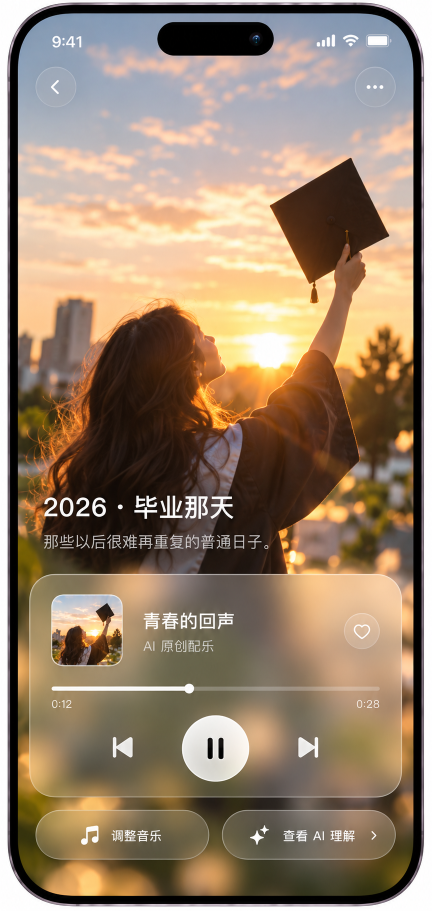
#> input picture designs/ui/05-沉浸式播放页.png, 863 x 1822 px (shown at 1/2 size)
$ python extract-design-assets.py
#> lines starting #> are read from the running program, lines starting #| are printed output that depends on the picture
"""Extract only photographic regions from the existing PNG designs."""
from pathlib import Path
from PIL import Image

root = Path(__file__).resolve().parents[1]
source = root / 'designs/ui'
target = root / 'public/images/memories'
target.mkdir(parents=True, exist_ok=True)
regions = {
    'graduation': ('05-沉浸式播放页.png', (107, 1200, 242, 1331)),
    'travel': ('08-我的音乐记忆页.png', (84, 702, 332, 875)),
    'cat': ('08-我的音乐记忆页.png', (84, 1005, 332, 1178)),
    'garden': ('08-我的音乐记忆页.png', (84, 1315, 332, 1488)),
    'sunset': ('01-首页-音乐相册.png', (284, 344, 607, 620)),
    'vinyl': ('02-创建音乐相册-上传照片.png', (535, 586, 625, 746)),
    'graduation-wide': ('06-调整音乐-Agent对话页.png', (128, 681, 739, 1125)),
    'graduation-backdrop': ('05-沉浸式播放页.png', (44, 224, 818, 981)),
}
for name, (filename, box) in regions.items():
    image = Image.open(source / filename).convert('RGB')
#> image is the input picture: PIL image 863x1822 RGB; mean R, G, B 149.9, 129, 107.2
    image.crop(box).save(target / f'{name}.webp', quality=95)
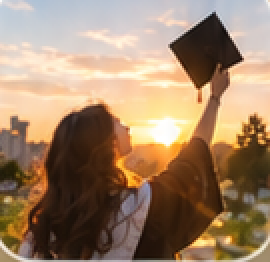
#> saved as graduation.webp: PIL image 135x131 RGB (shown 2 times larger); mean R, G, B 158.1, 130.8, 104.4
    print(name, image.size, box)
#| graduation (863, 1822) (107, 1200, 242, 1331)
#> pass 2 of the loop `for name, (filename, box) in regions.items():`:
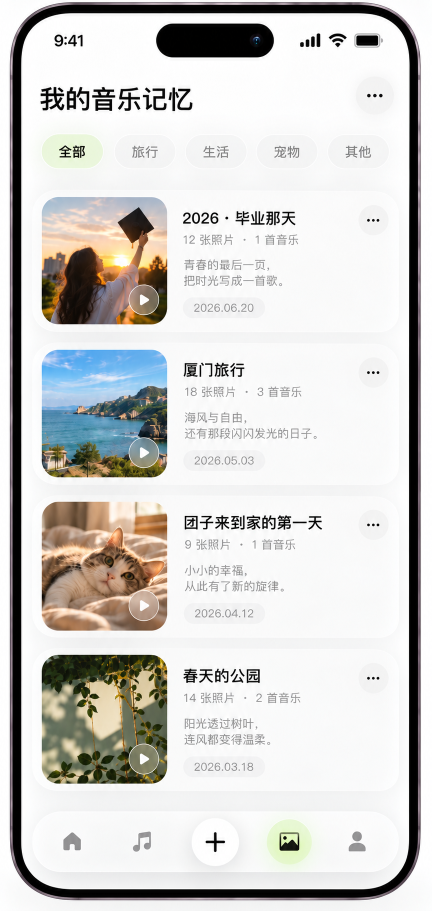
#> input picture designs/ui/08-我的音乐记忆页.png, 863 x 1822 px (shown at 1/2 size)
#> image is the input picture: PIL image 863x1822 RGB; mean R, G, B 209.5, 208.6, 206.1
#> `image.crop(box).save(target / f'{name}.webp', quality=95)`:
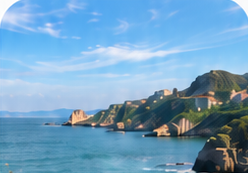
#> saved as travel.webp: PIL image 248x173 RGB; mean R, G, B 115.6, 160.5, 192.8
#| travel (863, 1822) (84, 702, 332, 875)
